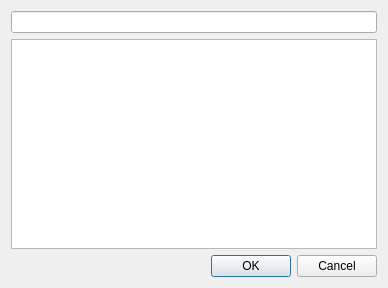
<?xml version="1.0" encoding="UTF-8"?>
<ui version="4.0">
 <class>AddCommandDialog</class>
 <widget class="QDialog" name="AddCommandDialog">
  <property name="geometry">
   <rect>
    <x>0</x>
    <y>0</y>
    <width>388</width>
    <height>288</height>
   </rect>
  </property>
  <property name="windowTitle">
   <string>Add Commands</string>
  </property>
  <layout class="QVBoxLayout" name="verticalLayout">
   <item>
    <widget class="QLineEdit" name="lineEditFilter"/>
   </item>
   <item>
    <widget class="QListView" name="listViewCommands">
     <property name="selectionMode">
      <enum>QAbstractItemView::ExtendedSelection</enum>
     </property>
     <property name="isWrapping" stdset="0">
      <bool>true</bool>
     </property>
     <property name="resizeMode">
      <enum>QListView::Adjust</enum>
     </property>
    </widget>
   </item>
   <item>
    <widget class="QDialogButtonBox" name="buttonBox">
     <property name="standardButtons">
      <set>QDialogButtonBox::Cancel|QDialogButtonBox::Ok</set>
     </property>
    </widget>
   </item>
  </layout>
 </widget>
 <resources/>
 <connections>
  <connection>
   <sender>buttonBox</sender>
   <signal>accepted()</signal>
   <receiver>AddCommandDialog</receiver>
   <slot>accept()</slot>
   <hints>
    <hint type="sourcelabel">
     <x>20</x>
     <y>20</y>
    </hint>
    <hint type="destinationlabel">
     <x>20</x>
     <y>20</y>
    </hint>
   </hints>
  </connection>
  <connection>
   <sender>buttonBox</sender>
   <signal>rejected()</signal>
   <receiver>AddCommandDialog</receiver>
   <slot>reject()</slot>
   <hints>
    <hint type="sourcelabel">
     <x>20</x>
     <y>20</y>
    </hint>
    <hint type="destinationlabel">
     <x>20</x>
     <y>20</y>
    </hint>
   </hints>
  </connection>
 </connections>
</ui>
